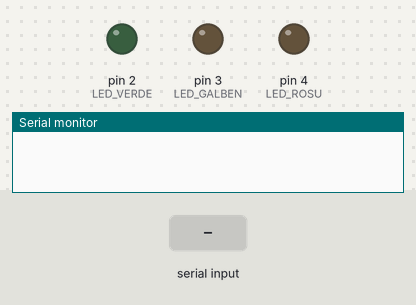
Recording of a sketch running on a simulated Arduino Uno, built with avr-gcc and run on an emulated ATmega328P. On the bench: output pins drawn as LEDs (lit = HIGH), the last lines printed to the serial monitor. The inputs (shaded band) are chosen by the test bench.

Above: at 1.2 s.
1.3 s: "90,45\n" received over the second serial link
At 2.3 s:
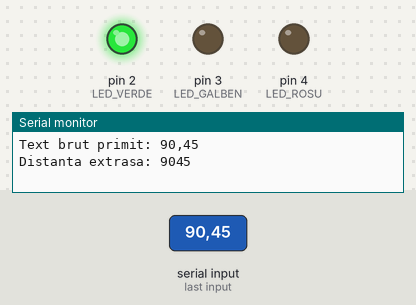
2.8 s: "5\n" received over the second serial link
At 3.4 s:
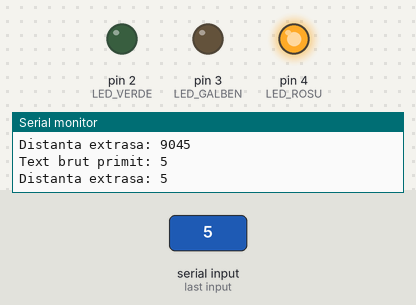
4.3 s: "30,150\n" received over the second serial link
At 4.6 s:
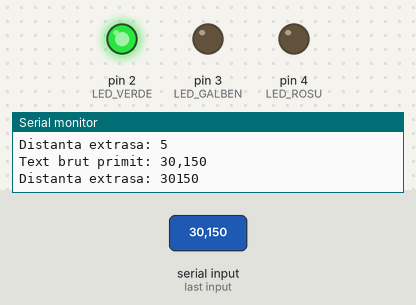
Timing chart, 0 to 7.3 s (numbered marks = the images above; inputs shaded):
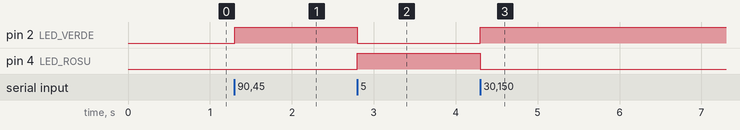

Measured:
- after the input at 1.3 s, pin 2 (LED_VERDE): LOW → HIGH at once
- after the input at 2.8 s, pin 2 (LED_VERDE): HIGH → LOW at once; pin 4 (LED_ROSU): LOW → HIGH at once
- after the input at 4.3 s, pin 2 (LED_VERDE): LOW → HIGH at once; pin 4 (LED_ROSU): HIGH → LOW at once

The sketch:

proiect.ino
```cpp
#include <SoftwareSerial.h>

#define LED_VERDE 2
#define LED_GALBEN 3
#define LED_ROSU 4

SoftwareSerial ultrasonicSerial(8, 7);

String distantaText = "";

void setup() {
  Serial.begin(9600);
  ultrasonicSerial.begin(9600);

  pinMode(LED_VERDE, OUTPUT);
  pinMode(LED_GALBEN, OUTPUT);
  pinMode(LED_ROSU, OUTPUT);
}

void loop() {
  while (ultrasonicSerial.available()) {
    char c = ultrasonicSerial.read();

    if (c == '\n') {

      Serial.print("Text brut primit: ");
      Serial.println(distantaText);

      int distanta = extrageDistanta(distantaText);
      Serial.print("Distanta extrasa: ");
      Serial.println(distanta);

      actualizeazaLEDuri(distanta);
      distantaText = "";
    }
    else if (c != '\r') {
      distantaText += c;
    }
  }
}

int extrageDistanta(String text) {

  String numar = "";
  for (int i = 0; i < text.length(); i++) {
    if (isDigit(text[i])) {
      numar += text[i];
    }
  }
  return numar.toInt();
}

void actualizeazaLEDuri(int distanta) {
  if (distanta > 20) {
    digitalWrite(LED_VERDE, HIGH);
    digitalWrite(LED_GALBEN, LOW);
    digitalWrite(LED_ROSU, LOW);
  } else if (distanta > 10) {
    digitalWrite(LED_VERDE, LOW);
    digitalWrite(LED_GALBEN, HIGH);
    digitalWrite(LED_ROSU, LOW);
  } else {
    digitalWrite(LED_VERDE, LOW);
    digitalWrite(LED_GALBEN, LOW);
    digitalWrite(LED_ROSU, HIGH);
  }
}
```
